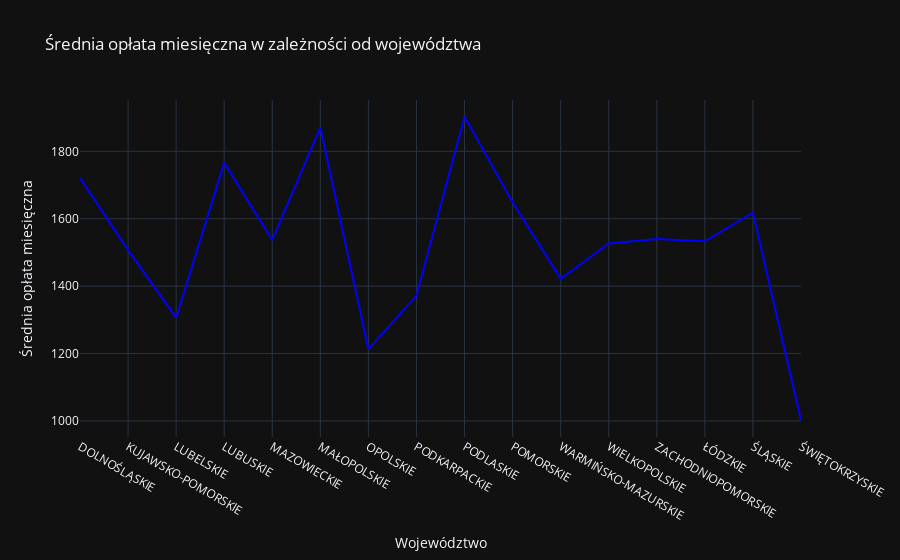

Notebook code cell kept with this figure:
### Code cell
# 2.1 Wykres Liniowy (korzystamy z danych z punktu 1.1, dostosowanie motywu)
import plotly.express as px

fig = px.line(avg_oplata_miesieczna, x='Województwo', y='Opłata miesięczna za pobyt',
              title='Średnia opłata miesięczna w zależności od województwa',
              labels={'Opłata miesięczna za pobyt': 'Średnia opłata miesięczna', 'Województwo': 'Województwo'},
              line_shape='linear', template='plotly_dark',
              color_discrete_sequence=['blue'])  # Kolor linii

fig.update_layout(
    xaxis_title='Województwo',
    yaxis_title='Średnia opłata miesięczna',
)

fig.show()

### Figure 1 — Plotly figure (JSON) as saved in the notebook; plotly's stock layout.template omitted (floating-point values rounded to 4 significant figures)
{"data": [{"hovertemplate": "Województwo=%{x}<br>Średnia opłata miesięczna=%{y}<extra></extra>", "legendgroup": "", "line": {"color": "blue", "dash": "solid", "shape": "linear"}, "marker": {"symbol": "circle"}, "mode": "lines", "name": "", "orientation": "v", "showlegend": false, "type": "scatter", "x": ["DOLNOŚLĄSKIE", "KUJAWSKO-POMORSKIE", "LUBELSKIE", "LUBUSKIE", "MAZOWIECKIE", "MAŁOPOLSKIE", "OPOLSKIE", "PODKARPACKIE", "PODLASKIE", "POMORSKIE", "WARMIŃSKO-MAZURSKIE", "WIELKOPOLSKIE", "ZACHODNIOPOMORSKIE", "ŁÓDZKIE", "ŚLĄSKIE", "ŚWIĘTOKRZYSKIE"], "xaxis": "x", "y": [1720.0, 1507.0, 1306.0, 1766.0, 1537.0, 1870.0, 1212.0, 1372.0, 1902.0, 1649.0, 1422.0, 1527.0, 1540.0, 1533.0, 1618.0, 1002.0], "yaxis": "y"}], "layout": {"legend": {"tracegroupgap": 0}, "title": {"text": "Średnia opłata miesięczna w zależności od województwa"}, "xaxis": {"anchor": "y", "domain": [0, 1], "title": {"text": "Województwo"}}, "yaxis": {"anchor": "x", "domain": [0, 1], "title": {"text": "Średnia opłata miesięczna"}}}}
